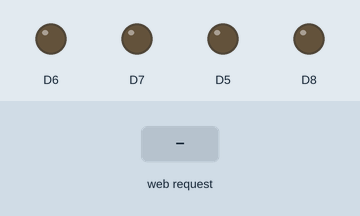
The sketch below on a simulated ESP8266 (NodeMCU). Parts: output pins drawn as LEDs (lit = HIGH). Inputs (shaded band) come from the test bench. WiFi joins after 1.5 s; servers stay silent unless stated; what the sketch prints to the serial monitor is not drawn.

Above: at 2.7 s.
2.8 s: HTTP request GET /out_lamp received
At 3.3 s:
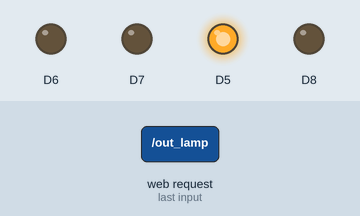
4.3 s: HTTP request GET /in_lamp received
At 5.5 s:
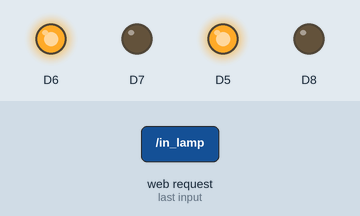
5.8 s: HTTP request GET /roof received
At 6.8 s:
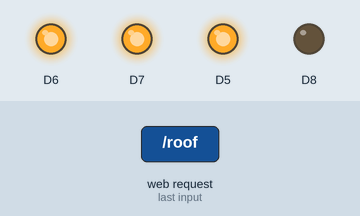
7.3 s: HTTP request GET /fan received
At 8.0 s:
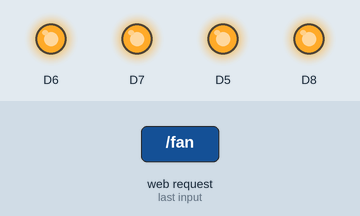
8.8 s: HTTP request GET /out_lamp received
At 9.1 s:
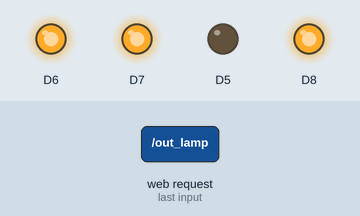
10.3 s: HTTP request GET /in_lamp received
At 11.5 s:
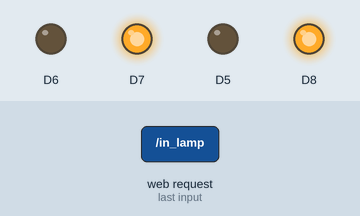
Timing chart, 0 to 12.8 s (numbered marks = the images above; inputs shaded):
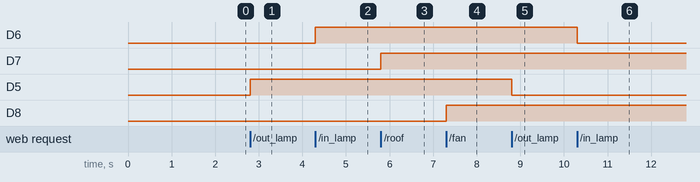

The sketch:

control-relay.ino
```cpp
#include <ESP8266WiFi.h>
#include <ESP8266WebServer.h>

//Our Wi-Fi ssdid and password
char* ssid = "IchsanKurnia";
char* password = "ichsan14";
String out_lamp = "0";
String in_lamp = "0";
String roof = "0";
String fan = "0";

ESP8266WebServer server; //server variable

void setup() {
  initializePin(); //call function

  //Making Connection With netword
  WiFi.begin(ssid, password);

  Serial.begin(115200);
  Serial.print("Searching Connection");
  while (WiFi.status() != WL_CONNECTED) {
    Serial.print(".");
    delay(500);
  }

  Serial.println("");
  Serial.print("IP Address: ");
  Serial.print(WiFi.localIP());

  serverSection();
}

void loop() {
  // put your main code here, to run repeatedly:
  server.handleClient();
}

void initializePin(){

  pinMode(D5, OUTPUT);
  pinMode(D6, OUTPUT);
  pinMode(D7, OUTPUT);
  pinMode(D8, OUTPUT);

  digitalWrite(D5, LOW);
  digitalWrite(D6, LOW);
  digitalWrite(D7, LOW);
  digitalWrite(D8, LOW);
}

void serverSection(){
  server.on("/", []() {
    server.send(200, "text/html", "<!DOCTYPE html><html><meta charset='UTF-8'><head></head><body><h2>Future Home</h2><h3><a href='/out_lamp'>Outside Lamp</a></h3><br><h3><a href='/in_lamp'>Inner Lamp</a></h3><br><h3><a href='/roof'>Roof</a></h3><br><h3><a href='/fan'>Fan</a></h3><br></body></html>");
  });

  server.on("/out_lamp", out_lamp_state);
  server.on("/in_lamp", in_lamp_state);
  server.on("/roof", roof_state);
  server.on("/fan", fan_state);

  server.on("/status", all_state);

  server.begin();
}

void out_lamp_state(){
  if(out_lamp == "0"){
    out_lamp = "1";
    digitalWrite(D5, HIGH);
    server.send(200, "text/html", out_lamp);
  }else{
    out_lamp = "0";
    digitalWrite(D5, LOW);
    server.send(200, "text/html", out_lamp);
  }
}

void in_lamp_state(){
  if(in_lamp == "0"){
    in_lamp = "1";
    digitalWrite(D6, HIGH);
    server.send(200, "text/html", in_lamp);
  }else{
    in_lamp = "0";
    digitalWrite(D6, LOW);
    server.send(200, "text/html", in_lamp);
  }
}

void roof_state(){
  if(roof == "0"){
    roof = "1";
    digitalWrite(D7, HIGH);
    server.send(200, "text/html", roof);
  }else{
    roof = "0";
    digitalWrite(D7, LOW);
    server.send(200, "text/html", roof);
  }
}

void fan_state(){
  if(fan == "0"){
    fan = "1";
    digitalWrite(D8, HIGH);
    server.send(200, "text/html", fan);
  }else{
    fan = "0";
    digitalWrite(D8, LOW);
    server.send(200, "text/html", fan);
  }
}

void all_state(){

  server.send(200, "text/html", "{'ol':'"+out_lamp+"','il':'"+in_lamp+"','ro':'"+roof+"','fan':'"+fan+"'}");

}
```

Measured:
- after the input at 2.8 s, D5: LOW → HIGH at once
- after the input at 4.3 s, D6: LOW → HIGH at once
- after the input at 5.8 s, D7: LOW → HIGH at once
- after the input at 7.3 s, D8: LOW → HIGH at once
- after the input at 8.8 s, D5: HIGH → LOW at once
- after the input at 10.3 s, D6: HIGH → LOW at once
